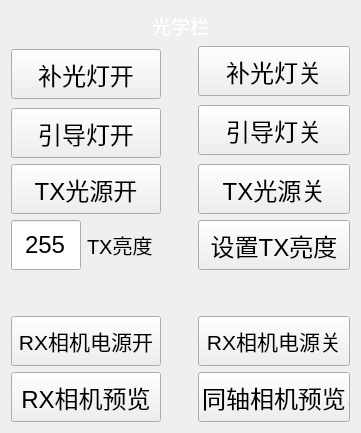
      <widget class="QWidget" name="page4">
       <layout class="QGridLayout" name="gridLayout_5">
        <item row="0" column="0" colspan="3">
         <widget class="QLabel" name="label3">
          <property name="font">
           <font>
            <pointsize>14</pointsize>
           </font>
          </property>
          <property name="styleSheet">
           <string notr="true">QLabel#label3
{
	color: rgb(255, 255, 255);
}</string>
          </property>
          <property name="text">
           <string>光学栏</string>
          </property>
          <property name="alignment">
           <set>Qt::AlignCenter</set>
          </property>
         </widget>
        </item>
        <item row="1" column="0" rowspan="2">
         <widget class="QPushButton" name="pushButton30">
          <property name="minimumSize">
           <size>
            <width>150</width>
            <height>50</height>
           </size>
          </property>
          <property name="font">
           <font>
            <pointsize>18</pointsize>
           </font>
          </property>
          <property name="text">
           <string>补光灯开</string>
          </property>
         </widget>
        </item>
        <item row="1" column="1">
         <spacer name="horizontalSpacer_2">
          <property name="orientation">
           <enum>Qt::Horizontal</enum>
          </property>
          <property name="sizeHint" stdset="0">
           <size>
            <width>25</width>
            <height>20</height>
           </size>
          </property>
         </spacer>
        </item>
        <item row="1" column="2">
         <widget class="QPushButton" name="pushButton31">
          <property name="minimumSize">
           <size>
            <width>150</width>
            <height>50</height>
           </size>
          </property>
          <property name="font">
           <font>
            <pointsize>18</pointsize>
           </font>
          </property>
          <property name="text">
           <string>补光灯关</string>
          </property>
         </widget>
        </item>
        <item row="2" column="2" rowspan="2">
         <widget class="QPushButton" name="pushButton24">
          <property name="minimumSize">
           <size>
            <width>150</width>
            <height>50</height>
           </size>
          </property>
          <property name="font">
           <font>
            <pointsize>18</pointsize>
           </font>
          </property>
          <property name="text">
           <string>引导灯关</string>
          </property>
         </widget>
        </item>
        <item row="3" column="0">
         <widget class="QPushButton" name="pushButton23">
          <property name="minimumSize">
           <size>
            <width>150</width>
            <height>50</height>
           </size>
          </property>
          <property name="font">
           <font>
            <pointsize>18</pointsize>
           </font>
          </property>
          <property name="text">
           <string>引导灯开</string>
          </property>
         </widget>
        </item>
        <item row="4" column="0">
         <widget class="QPushButton" name="pushButton32">
          <property name="minimumSize">
           <size>
            <width>150</width>
            <height>50</height>
           </size>
          </property>
          <property name="font">
           <font>
            <pointsize>18</pointsize>
           </font>
          </property>
          <property name="text">
           <string>TX光源开</string>
          </property>
         </widget>
        </item>
        <item row="4" column="2">
         <widget class="QPushButton" name="pushButton33">
          <property name="minimumSize">
           <size>
            <width>150</width>
            <height>50</height>
           </size>
          </property>
          <property name="font">
           <font>
            <pointsize>18</pointsize>
           </font>
          </property>
          <property name="text">
           <string>TX光源关</string>
          </property>
         </widget>
        </item>
        <item row="5" column="0">
         <layout class="QHBoxLayout" name="horizontalLayout">
          <item>
           <widget class="QLineEdit" name="lineEdit5">
            <property name="minimumSize">
             <size>
              <width>0</width>
              <height>50</height>
             </size>
            </property>
            <property name="maximumSize">
             <size>
              <width>70</width>
              <height>16777215</height>
             </size>
            </property>
            <property name="font">
             <font>
              <pointsize>18</pointsize>
             </font>
            </property>
            <property name="text">
             <string>255</string>
            </property>
            <property name="alignment">
             <set>Qt::AlignCenter</set>
            </property>
           </widget>
          </item>
          <item>
           <widget class="QLabel" name="label8">
            <property name="font">
             <font>
              <pointsize>15</pointsize>
             </font>
            </property>
            <property name="text">
             <string>TX亮度</string>
            </property>
           </widget>
          </item>
         </layout>
        </item>
        <item row="5" column="2">
         <widget class="QPushButton" name="pushButton26">
          <property name="minimumSize">
           <size>
            <width>150</width>
            <height>50</height>
           </size>
          </property>
          <property name="font">
           <font>
            <pointsize>18</pointsize>
           </font>
          </property>
          <property name="text">
           <string>设置TX亮度</string>
          </property>
          <property name="autoRepeat">
           <bool>true</bool>
          </property>
         </widget>
        </item>
        <item row="6" column="0">
         <spacer name="verticalSpacer_4">
          <property name="orientation">
           <enum>Qt::Vertical</enum>
          </property>
          <property name="sizeHint" stdset="0">
           <size>
            <width>20</width>
            <height>40</height>
           </size>
          </property>
         </spacer>
        </item>
        <item row="6" column="2">
         <spacer name="verticalSpacer_7">
          <property name="orientation">
           <enum>Qt::Vertical</enum>
          </property>
          <property name="sizeHint" stdset="0">
           <size>
            <width>20</width>
            <height>40</height>
           </size>
          </property>
         </spacer>
        </item>
        <item row="7" column="0">
         <widget class="QPushButton" name="pushButton35">
          <property name="minimumSize">
           <size>
            <width>150</width>
            <height>50</height>
           </size>
          </property>
          <property name="font">
           <font>
            <pointsize>16</pointsize>
           </font>
          </property>
          <property name="text">
           <string>RX相机电源开</string>
          </property>
         </widget>
        </item>
        <item row="7" column="2">
         <widget class="QPushButton" name="pushButton36">
          <property name="minimumSize">
           <size>
            <width>150</width>
            <height>50</height>
           </size>
          </property>
          <property name="font">
           <font>
            <pointsize>16</pointsize>
           </font>
          </property>
          <property name="text">
           <string>RX相机电源关</string>
          </property>
         </widget>
        </item>
        <item row="8" column="0">
         <widget class="QPushButton" name="AerialCameraPreview">
          <property name="minimumSize">
           <size>
            <width>150</width>
            <height>50</height>
           </size>
          </property>
          <property name="font">
           <font>
            <pointsize>18</pointsize>
           </font>
          </property>
          <property name="text">
           <string>RX相机预览</string>
          </property>
         </widget>
        </item>
        <item row="8" column="2">
         <widget class="QPushButton" name="CoaxialCamera">
          <property name="minimumSize">
           <size>
            <width>150</width>
            <height>50</height>
           </size>
          </property>
          <property name="font">
           <font>
            <pointsize>18</pointsize>
           </font>
          </property>
          <property name="text">
           <string>同轴相机预览</string>
          </property>
         </widget>
        </item>
       </layout>
       <zorder>layoutWidget</zorder>
       <zorder>pushButton26</zorder>
       <zorder>pushButton35</zorder>
       <zorder>pushButton30</zorder>
       <zorder>pushButton33</zorder>
       <zorder>label3</zorder>
       <zorder>pushButton36</zorder>
       <zorder>pushButton31</zorder>
       <zorder>pushButton32</zorder>
       <zorder>CoaxialCamera</zorder>
       <zorder>AerialCameraPreview</zorder>
       <zorder>pushButton23</zorder>
       <zorder>pushButton24</zorder>
       <zorder>horizontalSpacer_2</zorder>
       <zorder>verticalSpacer_4</zorder>
       <zorder>verticalSpacer_7</zorder>
      </widget>
